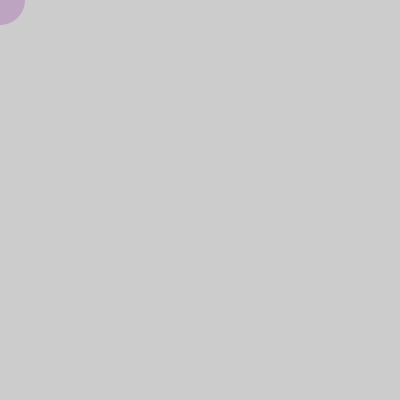
Frame 1 (no input)
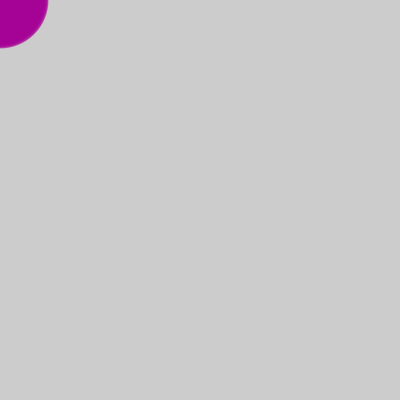
Frame 60 (the mouse pressed at the canvas centre just before this capture)
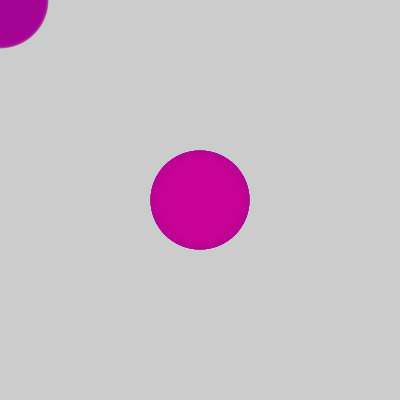
Frame 120 (the mouse held since frame 60 and released just before this capture)

The Processing sketch that drew these frames (run headless with seeded random() and noise(); from frame 60 on, the mouse is pressed at the canvas centre):

// Processing sketch: processing_185138
// ── processing_185138.pde


 int rojo = 255;
int tiempo = 0;
int diametro = 50;
  
void setup() {
  size(400, 400);
}
 
void draw() {
  tiempo = tiempo + 1;    
 rojo = int(128 * (1 + sin(tiempo * 2 * PI / frameRate / 20)));
  diametro = int(50 * (1 + sin( tiempo * 2 * PI / frameRate / 5))); 
   
  noStroke();            
  fill(rojo, 0, 150, 50);  // Añade un 50% de transparencia al color
  ellipse(mouseX, mouseY, diametro, diametro);
}
